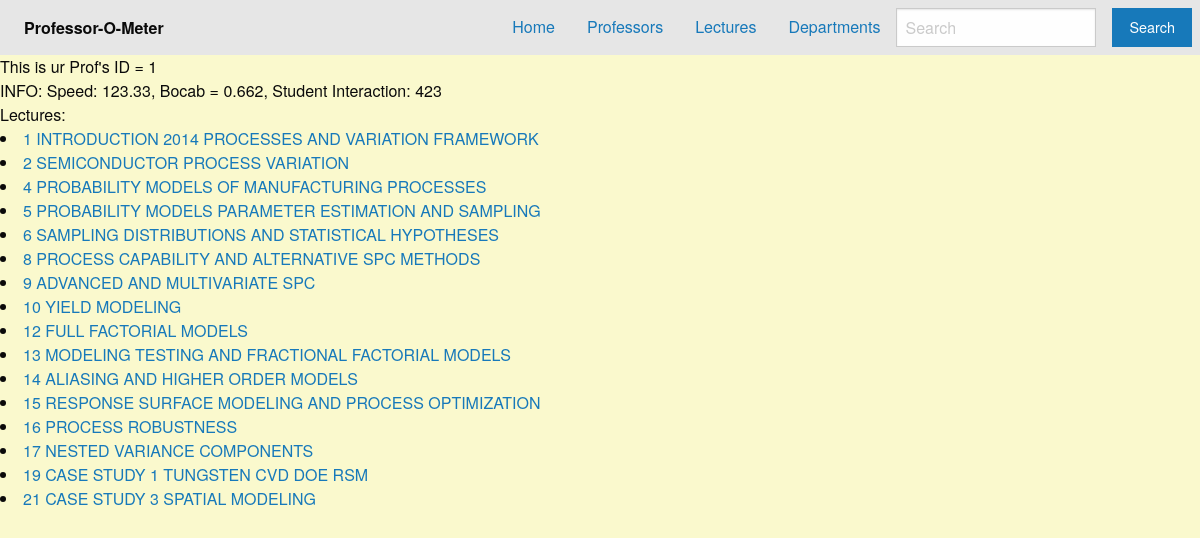
The app's page /prof/1 with its own data.
### tables this page shows
CREATE TABLE Professor(professor_id int primary key, professor text, speed int, vocabulary int, stu_interact int);

CREATE TABLE Lectures(Lecture_id int primary key, course_title text, lecture_title text, professor_id int, topic text, speed int, vocabulary int);

### app/__init__.py (the view)
@app.route("/prof/<prof_id>", methods=["GET"])
def prof_info(prof_id):
    prof_lectures = get_lectures_from_prof_id(prof_id)
    info = get_professor_info(prof_id)[0]
    s=info[2] # Speed
    v=info[3] # vocab
    i=info[4] # student interaction
    return render_template("prof_info.html", ID=prof_id, LECTURES=prof_lectures, SPEED=s, VOCAB=v, INTERACTION=i)

### app/db.py (called while the page is built)
def get_professor_info(ID):
    c = db.cursor()
    c.execute("select * from Professor where (professor_id = ?)", (ID,))
    data = c.fetchall()
    c.close()
    return data

def get_lectures_from_prof_id(ID):
    c = db.cursor()
    c.execute("select Lecture_id,lecture_title from Lectures where (professor_id = ?)", (ID,))
    data = c.fetchall()
    c.close()
    if data == None :
        return []
    Titles = [[Title[0], Title[1]] for Title in data]
    return Titles

### app/templates/prof_info.html (shortened to what this page needs)
<!DOCTYPE html>
<html lang="en">
<head>
    <link rel="stylesheet" href="https://cdn.jsdelivr.net/npm/foundation-sites@6.7.5/dist/css/foundation.min.css">
    <link rel="stylesheet" href="static/css/stylesheet.css">
</head>
<body>
      <nav class="top-bar" data-topbar role="navigation">
        <div class="top-bar-left">
          <ul class="dropdown menu" data-responsive-menu="drilldown medium-dropdown">
            <li class="menu-text">Professor-O-Meter</li>
          </ul>
        </div>
        <div class="top-bar-right">
          <ul class="dropdown menu" data-responsive-menu="drilldown medium-dropdown">
            <li><a href="/">Home</a></li>
            <li><a href="/professor">Professors</a></li>
            <li><a href="/lecture">Lectures</a></li>
            <li><a href="/departments">Departments</a></li>
            <ul class="menu">
                <li><form action="/result" class="search-form">
                    <input type="search" placeholder="Search" id="search" name="search"></li>
                    <li><button type="submit" class="button">Search</button>
                </form></li>
              </ul>
            </div>
      </nav>
    This is ur Prof's ID = {{ID}} <br>
    INFO: Speed: {{SPEED}}, Bocab = {{VOCAB}}, Student Interaction: {{INTERACTION}} <br>
    Lectures:
    {% for lecture in LECTURES %}
    <li><a href = {{ url_for( 'lecture_info' ,lecture_id = LECTURES[0])}}>
        {{lecture[1]}}
    </a></li>
    {% endfor %}
</body>
</html>

### app/static/css/stylesheet.css (style rules this page uses)
body { background-color: #faf9cd; }

### records on screen
Professor: speed "123.33", vocabulary "0.662", stu_interact "423"
Lectures: lecture_title "1 INTRODUCTION 2014 PROCESSES AND VARIATION FRAMEWORK"
Lectures: lecture_title "2 SEMICONDUCTOR PROCESS VARIATION"
Lectures: lecture_title "4 PROBABILITY MODELS OF MANUFACTURING PROCESSES"
Lectures: lecture_title "5 PROBABILITY MODELS PARAMETER ESTIMATION AND SAMPLING"
Lectures: lecture_title "6 SAMPLING DISTRIBUTIONS AND STATISTICAL HYPOTHESES"
Lectures: lecture_title "8 PROCESS CAPABILITY AND ALTERNATIVE SPC METHODS"
Lectures: lecture_title "9 ADVANCED AND MULTIVARIATE SPC"
Lectures: lecture_title "10 YIELD MODELING"
Lectures: lecture_title "12 FULL FACTORIAL MODELS"
Lectures: lecture_title "13 MODELING TESTING AND FRACTIONAL FACTORIAL MODELS"
Lectures: lecture_title "14 ALIASING AND HIGHER ORDER MODELS"
Lectures: lecture_title "15 RESPONSE SURFACE MODELING AND PROCESS OPTIMIZATION"
Lectures: lecture_title "16 PROCESS ROBUSTNESS"
Lectures: lecture_title "17 NESTED VARIANCE COMPONENTS"
Lectures: lecture_title "19 CASE STUDY 1 TUNGSTEN CVD DOE RSM"
Lectures: lecture_title "21 CASE STUDY 3 SPATIAL MODELING"

### other values on screen
{{ ID }} "1"
